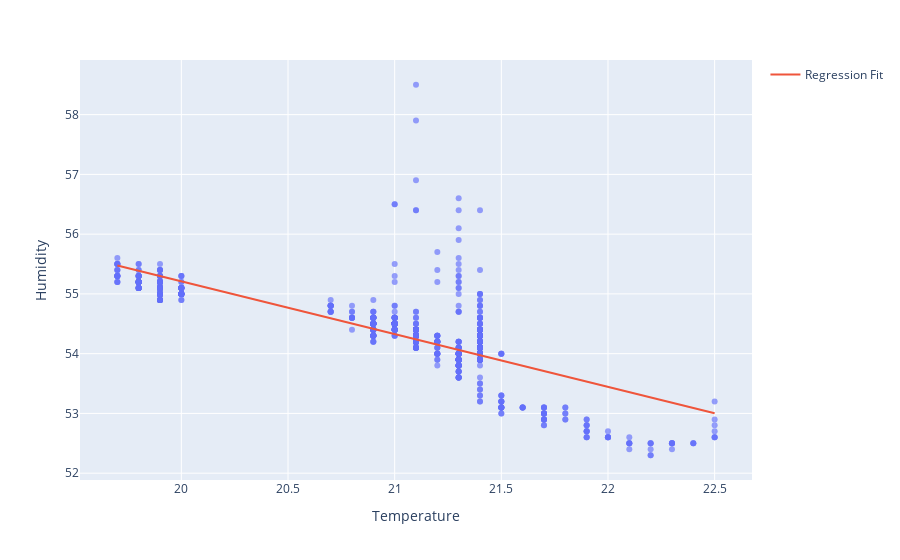

This figure's notebook cell:
### Code cell
model = LinearRegression().fit(X, Y)
x_range = np.linspace(X.min(), X.max(), 100) # create test value 
y_range = model.predict(x_range.reshape(-1, 1))
fig = px.scatter(df, x='Temperature', y='Humidity', opacity=0.65)
fig.add_traces(go.Scatter(x=x_range, y=y_range, name='Regression Fit'))
print("The accuracy of the model is ", model.score(X, Y))
fig.show()

### Figure 1 — Plotly figure (JSON) as saved in the notebook; plotly's stock layout.template omitted (floating-point values rounded to 4 significant figures; data arrays with more than 128 entries replaced by an {"elided": "..."} marker saying what was removed)
{"data": [{"hovertemplate": "Temperature=%{x}<br>Humidity=%{y}<extra></extra>", "legendgroup": "", "marker": {"color": "#636efa", "opacity": 0.65, "symbol": "circle"}, "mode": "markers", "name": "", "orientation": "v", "showlegend": false, "type": "scatter", "x": {"elided": "887 float values"}, "xaxis": "x", "y": {"elided": "887 float values"}, "yaxis": "y"}, {"name": "Regression Fit", "type": "scatter", "x": [19.7, 19.73, 19.76, 19.78, 19.81, 19.84, 19.87, 19.9, 19.93, 19.95, 19.98, 20.01, 20.04, 20.07, 20.1, 20.12, 20.15, 20.18, 20.21, 20.24, 20.27, 20.29, 20.32, 20.35, 20.38, 20.41, 20.44, 20.46, 20.49, 20.52, 20.55, 20.58, 20.61, 20.63, 20.66, 20.69, 20.72, 20.75, 20.77, 20.8, 20.83, 20.86, 20.89, 20.92, 20.94, 20.97, 21.0, 21.03, 21.06, 21.09, 21.11, 21.14, 21.17, 21.2, 21.23, 21.26, 21.28, 21.31, 21.34, 21.37, 21.4, 21.43, 21.45, 21.48, 21.51, 21.54, 21.57, 21.59, 21.62, 21.65, 21.68, 21.71, 21.74, 21.76, 21.79, 21.82, 21.85, 21.88, 21.91, 21.93, 21.96, 21.99, 22.02, 22.05, 22.08, 22.1, 22.13, 22.16, 22.19, 22.22, 22.25, 22.27, 22.3, 22.33, 22.36, 22.39, 22.42, 22.44, 22.47, 22.5], "y": [55.48, 55.45, 55.43, 55.4, 55.38, 55.35, 55.33, 55.3, 55.28, 55.25, 55.23, 55.2, 55.18, 55.15, 55.13, 55.1, 55.08, 55.05, 55.03, 55.0, 54.98, 54.95, 54.93, 54.9, 54.88, 54.85, 54.83, 54.8, 54.78, 54.75, 54.73, 54.7, 54.68, 54.65, 54.63, 54.6, 54.58, 54.55, 54.53, 54.5, 54.48, 54.45, 54.43, 54.4, 54.38, 54.35, 54.33, 54.3, 54.28, 54.25, 54.23, 54.2, 54.18, 54.15, 54.13, 54.1, 54.08, 54.05, 54.03, 54.0, 53.98, 53.95, 53.93, 53.9, 53.88, 53.85, 53.83, 53.8, 53.78, 53.75, 53.73, 53.7, 53.68, 53.65, 53.63, 53.6, 53.58, 53.55, 53.53, 53.5, 53.48, 53.45, 53.43, 53.4, 53.38, 53.35, 53.33, 53.3, 53.28, 53.25, 53.23, 53.2, 53.18, 53.15, 53.13, 53.1, 53.08, 53.05, 53.03, 53.0]}], "layout": {"autosize": true, "legend": {"tracegroupgap": 0}, "margin": {"t": 60}, "xaxis": {"anchor": "y", "autorange": true, "domain": [0, 1], "range": [19.53, 22.67], "title": {"text": "Temperature"}, "type": "linear"}, "yaxis": {"anchor": "x", "autorange": true, "domain": [0, 1], "range": [51.82, 58.98], "title": {"text": "Humidity"}, "type": "linear"}}}
